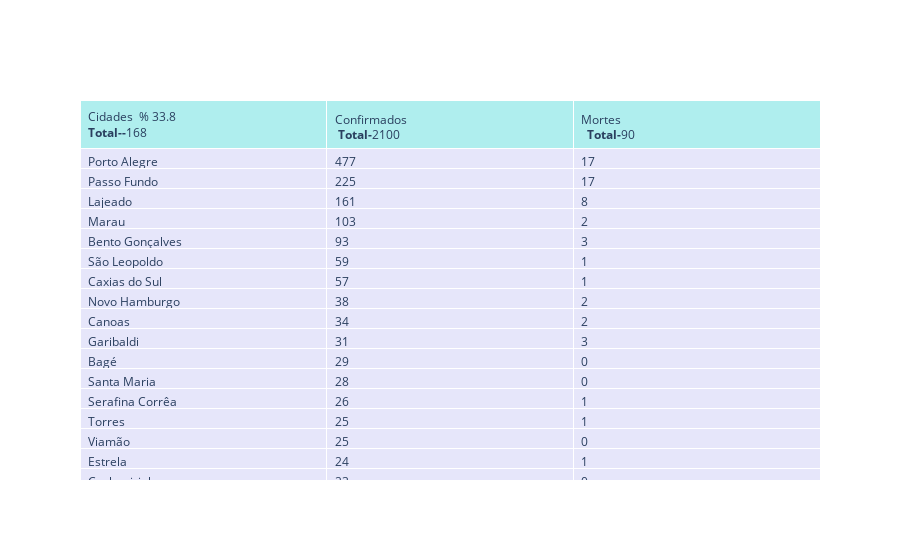

Write notebook code for a chart like this one.
### Code cell
dataRS =api_br_io[ api_br_io.city.notnull() ]
rs = dataRS [ (dataRS.state == 'RS')&(dataRS.date == '2020-05-06') & (dataRS.place_type =='city')].sort_values(by='confirmed',ascending=False)
rs.groupby(['city'] )
rs.fillna(0, inplace = True)
fig = go.Figure(data=[go.Table(
    header=dict(values=['Cidades  % '+ str(round(rs.city.size*100/497,2)) +'<br><b>Total--</b>'+str(rs.city.size) +'</br>' ,
                        '<br>Confirmados</br> <b>Total-</b>'+ str(rs.confirmed.sum()),
                        '<br>Mortes</br>  <b>Total-</b>'+ str(rs.deaths.sum().astype(int))],
                fill_color='paleturquoise',
                align='left'),
    cells=dict(values=[rs.city, rs.confirmed,rs.deaths],
               fill_color='lavender',
               align='left'))
])

fig.show()
plotly.offline.plot(fig, filename='HTML/TabelaCovid19RS.html', auto_open=False)

### Figure 1 — Plotly figure (JSON) as saved in the notebook; plotly's stock layout.template omitted (floating-point values rounded to 4 significant figures; data arrays with more than 128 entries replaced by an {"elided": "..."} marker saying what was removed)
{"data": [{"cells": {"align": "left", "fill": {"color": "lavender"}, "values": {"elided": "3x168 mixed values"}}, "header": {"align": "left", "fill": {"color": "paleturquoise"}, "values": ["Cidades  % 33.8<br><b>Total--</b>168</br>", "<br>Confirmados</br> <b>Total-</b>2100", "<br>Mortes</br>  <b>Total-</b>90"]}, "type": "table"}], "layout": {}}
